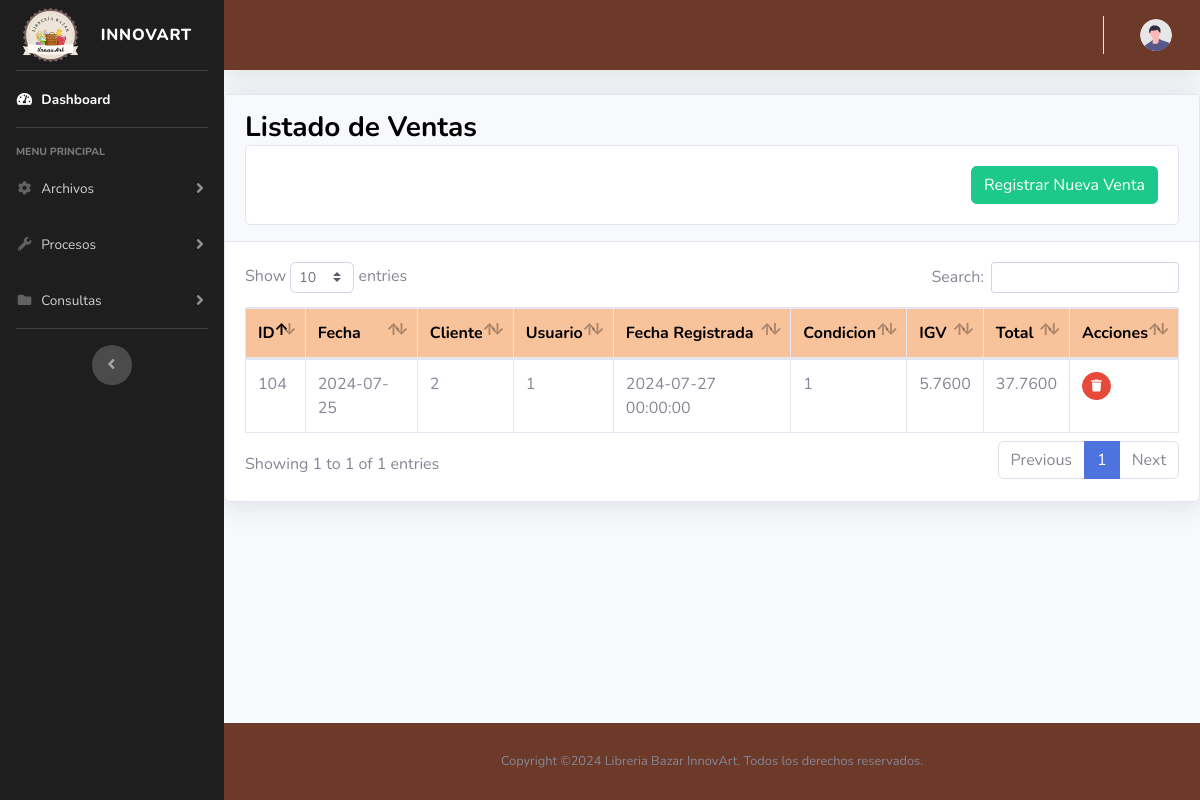
The page /views/venta/listado.php on the database as committed earlier.
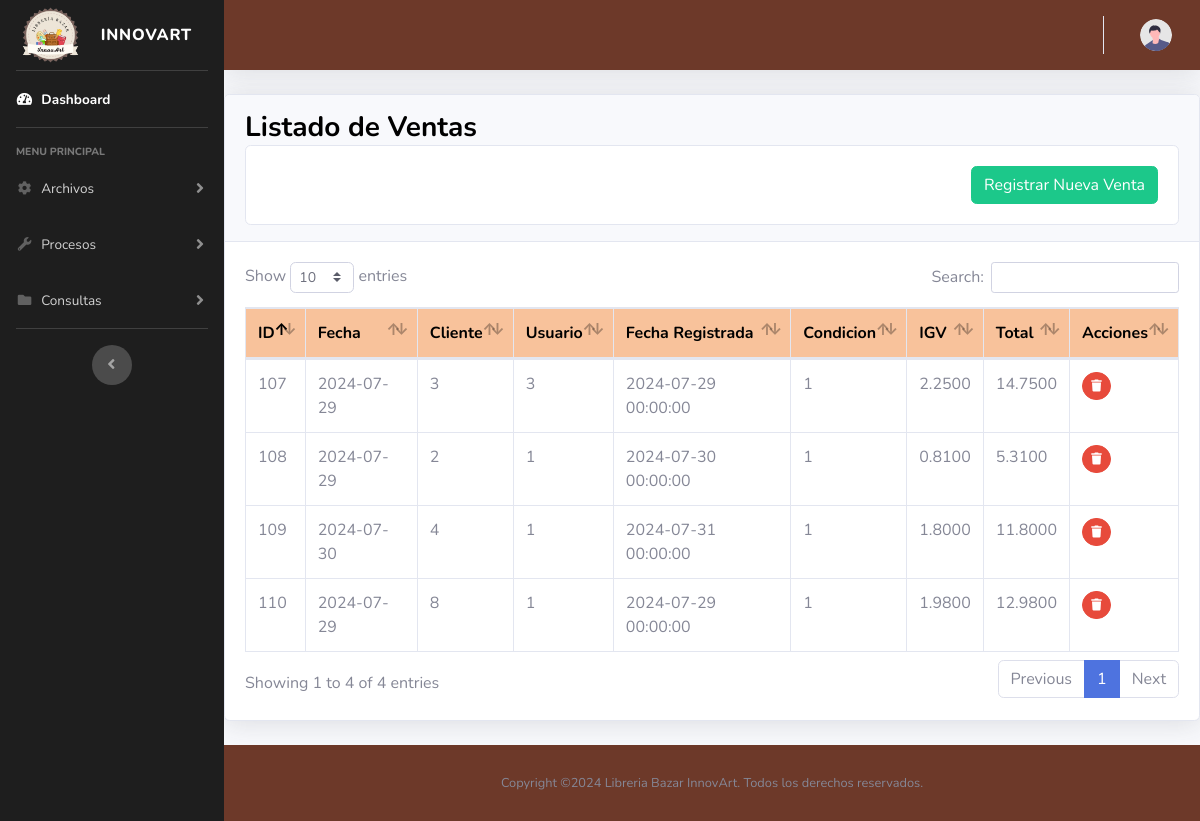
The same page on the database as committed later.
### tables this page shows
CREATE TABLE `facturas` (
  `idfactura` int(10) NOT NULL,
  `fecha` date NOT NULL,
  `idcliente` int(10) NOT NULL,
  `idusuario` int(10) NOT NULL,
  `fechareg` datetime NOT NULL,
  `idcondicion` int(10) NOT NULL,
  `valorventa` decimal(10,4) NOT NULL,
  `igv` decimal(10,4) NOT NULL
);

CREATE TABLE `clientes` (
  `idcliente` int(10) NOT NULL,
  `nomcliente` varchar(128) NOT NULL,
  `ruccliente` varchar(11) NOT NULL,
  `dircliente` varchar(128) NOT NULL,
  `telcliente` varchar(9) NOT NULL,
  `emailcliente` varchar(64) NOT NULL
);

CREATE TABLE `usuarios` (
  `idusuario` int(10) NOT NULL,
  `nomusuario` varchar(15) NOT NULL,
  `password` varchar(255) NOT NULL,
  `apellidos` varchar(64) NOT NULL,
  `nombres` varchar(64) NOT NULL,
  `email` varchar(64) NOT NULL,
  `estado` char(1) NOT NULL
);

CREATE TABLE `condicionventa` (
  `idcondicion` int(10) NOT NULL,
  `nomcondicion` varchar(64) NOT NULL
);

### models/modeloVenta.php (called while the page is built, shortened)
<?php
require_once ROOT_PATH . "libs/conexion.php";
class ModeloVenta {
    private $con;
    public function __construct() {
        try {
            $cnn = new Conexion();
            $this->con = $cnn->getConectar();
        } catch (Exception $e) {
            die($e->getMessage());
        }
    }
    public function listaVentas() {
        try {
            $stmt = $this->con->prepare("
                SELECT
                    f.idfactura,
                    f.fecha,
                    c.idcliente AS nomcliente,
                    u.idusuario AS nomusuario,
                    f.fechareg,
                    co.idcondicion AS nomcondicion,
                    f.igv,
                    f.valorventa
                FROM facturas f
                JOIN clientes c ON f.idcliente = c.idcliente
                JOIN usuarios u ON f.idusuario = u.idusuario
                JOIN condicionventa co ON f.idcondicion = co.idcondicion
            ");
            $stmt->execute();
            return $stmt->fetchAll(PDO::FETCH_ASSOC);
        } catch (PDOException $e) {
            echo "Error: " . $e->getMessage();
            return false;
        }
    }
}

### libs/conexion.php (called while the page is built, shortened)
<?php
    class Conexion{
        private $host = DB_HOST;
        private $user = DB_USER;
        private $pass = DB_PASS;
        private $base = DB_NAME;
        public function getConectar(){
            try{
                $options = array(
                    PDO::MYSQL_ATTR_INIT_COMMAND => "SET NAMES 'utf8mb4'",
                    PDO::ATTR_DEFAULT_FETCH_MODE => PDO::FETCH_OBJ
                );
                $dsn="mysql:host=" . $this->host . ";dbname=". $this->base;
                $this->con = new PDO($dsn, $this->user, $this->pass, $options);
                return $this->con;
            } catch (PDOException $error){
                echo $error->getMessage();
            }
        }
    }
?>

### views/venta/listado.php (the view)
<?php
require_once "views/layout/header.php";
$oVenta = new ModeloVenta();
$datos = $oVenta->listaVentas();
?>
 <div class="card shadow mb-4">
    <div class="card-header py-3">
        <h3 class="m-0 font-weight-bold" style="color: black; font-weight: bold;" >Listado de Ventas</h3>
        <div class="card text-right">
            <div class="card-body">
                <a href="index.php?c=venta&a=nuevo" class="btn btn-success">Registrar Nueva Venta</a>
            </div>
        </div>
    </div>
    <div class="card-body">
        <div class="table-responsive">
            <table class="table table-bordered" id="dataTable" width="100%" cellspacing="0">
                <thead>
                    <tr>
                        <th style=" color: black; background-color: #F8C29B;">ID</th>
                        <th style=" color: black; background-color: #F8C29B;">Fecha</th>
                        <th style=" color: black; background-color: #F8C29B;">Cliente</th>
                        <th style=" color: black; background-color: #F8C29B;">Usuario</th>
                        <th style=" color: black; background-color: #F8C29B;">Fecha Registrada</th>
                        <th style=" color: black; background-color: #F8C29B;">Condicion</th>
                        <th style=" color: black; background-color: #F8C29B;">IGV</th>
                        <th style=" color: black; background-color: #F8C29B;">Total</th>
                        <th style=" color: black; background-color: #F8C29B;">Acciones</th>
                    </tr>
                </thead>
                <tbody>
                    <?php
                       foreach ($datos as $row) {
                    ?>
                    <tr>
                        <td><?php echo $row['idfactura']; ?></td>
                        <td><?php echo $row['fecha']; ?></td>
                        <td><?php echo $row['nomcliente']; ?></td>
                        <td><?php echo $row['nomusuario']; ?></td>
                        <td><?php echo $row['fechareg']; ?></td>
                        <td><?php echo $row['nomcondicion']; ?></td>
                        <td><?php echo $row['igv']; ?></td>
                        <td><?php echo $row['valorventa']; ?></td>
                        <td>
                        <a href="index.php?c=venta&a=borrar&id=<?php echo $row['idfactura']; ?>" class="btn btn-danger btn-circle btn-sm">
                            <i class="fas fa-trash"></i>
                        </a>
                        </td>
                    </tr>
                    <?php } ?>
                </tbody>
            </table>
        </div>
    </div>
</div>
</div>
<?php
require_once "views/layout/footer.php";
?>

### views/layout/header.php (shortened to what this page needs)
<!DOCTYPE html>
<html lang="es">
<head>
    <link href="assets/vendor/fontawesome-free/css/all.min.css" rel="stylesheet" type="text/css">
    <link href="assets/css/sb-admin-2.min.css" rel="stylesheet">
    <link href="assets/vendor/datatables/dataTables.bootstrap4.min.css" rel="stylesheet">
</head>
<body id="page-top">
    <div id="wrapper">
        <ul class="navbar-nav bg-custom sidebar sidebar-dark accordion" id="accordionSidebar">
            <a class="sidebar-brand d-flex align-items-center justify-content-center" href="index.php">
                <div class="sidebar-brand-icon">
                <img src="assets/img/LOGOINNOVART.png" alt="Logo de Innovart" class="img-fluid">
                </div>
                <div class="sidebar-brand-text mx-3">INNOVART</div>
            </a>
            <hr class="sidebar-divider my-0">
            <li class="nav-item active">
                <a class="nav-link" href="index.php?c=inicio&a=index">
                    <i class="fas fa-fw fa-tachometer-alt"></i>
                    <span>Dashboard</span></a>
            </li>
            <hr class="sidebar-divider">
            <div class="sidebar-heading">
                Menu Principal
            </div>
            <li class="nav-item">
                <a class="nav-link collapsed" href="#" data-toggle="collapse" data-target="#collapseTwo"
                    aria-expanded="true" aria-controls="collapseTwo">
                    <i class="fas fa-fw fa-cog"></i>
                    <span>Archivos</span>
                </a>
            </li>
            <li class="nav-item">
                <a class="nav-link collapsed" href="#" data-toggle="collapse" data-target="#collapseUtilities"
                    aria-expanded="true" aria-controls="collapseUtilities">
                    <i class="fas fa-fw fa-wrench"></i>
                    <span>Procesos</span>
                </a>
            </li>
            <li class="nav-item">
                <a class="nav-link collapsed" href="#" data-toggle="collapse" data-target="#collapsePages"
                    aria-expanded="true" aria-controls="collapsePages">
                    <i class="fas fa-fw fa-folder"></i>
                    <span>Consultas</span>
                </a>
            </li>
            <hr class="sidebar-divider d-none d-md-block">
            <div class="text-center d-none d-md-inline">
                <button class="rounded-circle border-0" id="sidebarToggle"></button>
            </div>
        </ul>
        <div id="content-wrapper" class="d-flex flex-column">
<div id="content">
    <nav class="navbar navbar-expand navbar-light topbar mb-4 static-top shadow" style="background-color: #6D3929;">
        <ul class="navbar-nav ml-auto">
            <li class="nav-item dropdown no-arrow">
                <a class="nav-link dropdown-toggle" href="#" id="userDropdown" role="button"
                    data-toggle="dropdown" aria-haspopup="true" aria-expanded="false">
                    <img class="img-profile rounded-circle"
                        src="assets/img/undraw_profile.svg">
                </a>
            </li>
        </ul>
    </nav>

### views/layout/footer.php (shortened to what this page needs)
   <footer class="sticky-footer" style="background-color: #6D3929;">
                <div class="container my-auto">
                    <div class="copyright text-center my-auto">
                        <span>Copyright &copy;2024 Libreria Bazar InnovArt. Todos los derechos reservados.</span>
                    </div>
                </div>
            </footer>
        </div>
    </div>
</body>
</html>

### views/layout/header.php (style rules this page uses)
.bg-custom { background-color: #1E1E1E; background-image: none; background-size: cover; }

Rows that differ between the two databases and show on the page:
removed facturas: idfactura "104", fecha "2024-07-25", idcliente.idcliente "2", idusuario.idusuario "1", fechareg "2024-07-27 00:00:00", idcondicion.idcondicion "1", igv "5.7600", valorventa "37.7600"
added facturas: idfactura "107", fecha "2024-07-29", idcliente.idcliente "3", idusuario.idusuario "3", fechareg "2024-07-29 00:00:00", idcondicion.idcondicion "1", igv "2.2500", valorventa "14.7500"
added facturas: idfactura "108", fecha "2024-07-29", idcliente.idcliente "2", idusuario.idusuario "1", fechareg "2024-07-30 00:00:00", idcondicion.idcondicion "1", igv "0.8100", valorventa "5.3100"
added facturas: idfactura "109", fecha "2024-07-30", idcliente.idcliente "4", idusuario.idusuario "1", fechareg "2024-07-31 00:00:00", idcondicion.idcondicion "1", igv "1.8000", valorventa "11.8000"
added facturas: idfactura "110", fecha "2024-07-29", idcliente.idcliente "8", idusuario.idusuario "1", fechareg "2024-07-29 00:00:00", idcondicion.idcondicion "1", igv "1.9800", valorventa "12.9800"
Other text that changed with them:
text written by a page script: "Show entries Search: Showing 1 to 1 of 1 entries Previous 1 Next" → "Show entries Search: Showing 1 to 4 of 4 entries Previous 1 Next"
